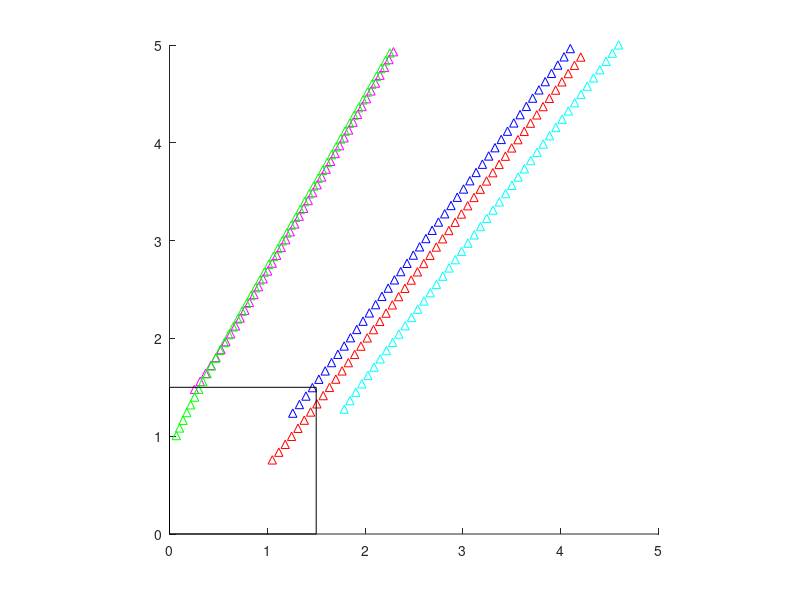

This chart was generated by the following MATLAB code:
close all;
n = 5;
x = 2*rand(2,n);
v = abs(rand(2,n));
%v=0.5*ones(2,n)+0.1*abs(rand(2,n));
a = zeros(2,n);
T = 5;
dt = 0.1;
X=zeros(2*n,T/dt);

h=figure;
for k=1:T/dt
    a = zeros(2,n);
    for i=1:n
        for j=1:n
            if i~=j && norm(x(:,i)-x(:,j))<=1
                a(:,i) = a(:,i) + v(:,j)-v(:,i);
            end
        end
    end
    v = v + a*dt;
    x = x + v*dt + 0.5*a*dt.^2;
    for i=1:n
        X(i,k) = x(1,i);
        X(i+n,k) = x(2,i);
    end
end
hold on;
plot(X(1,:),X(1+n,:),'c^');
plot(X(2,:),X(2+n,:),'m^');
plot(X(3,:),X(3+n,:),'g^');
plot(X(4,:),X(4+n,:),'b^');
plot(X(5,:),X(5+n,:),'r^');
axis equal;
axis([0 5 0 5])
rectangle('Position',[0 0 1.5 1.5])